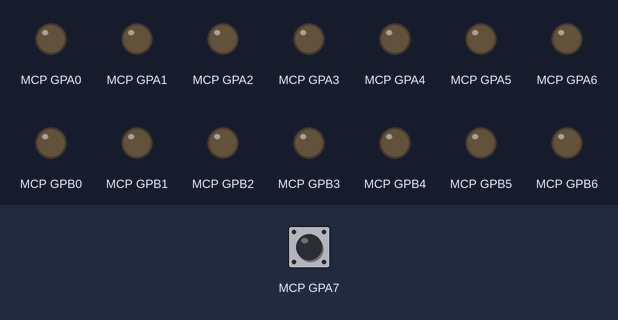
Recording of a program running on a simulated Raspberry Pi (BCM pin numbers). Shown: output pins drawn as LEDs (lit = HIGH). The inputs (shaded band) are chosen by the test bench; at power-on: MCP GPA7 HIGH.

Above: at 1.2 s.
1.3 s: MCP GPA7 pulled LOW for 0.15 s
At 1.7 s:
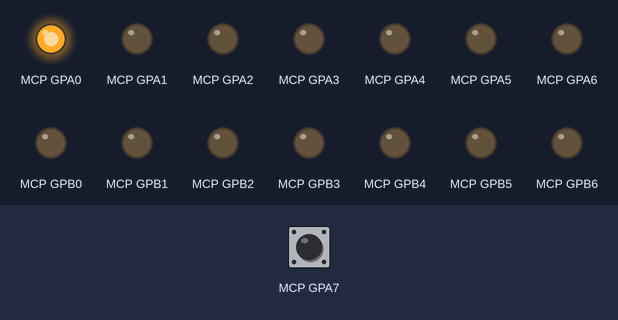
At 3.1 s:
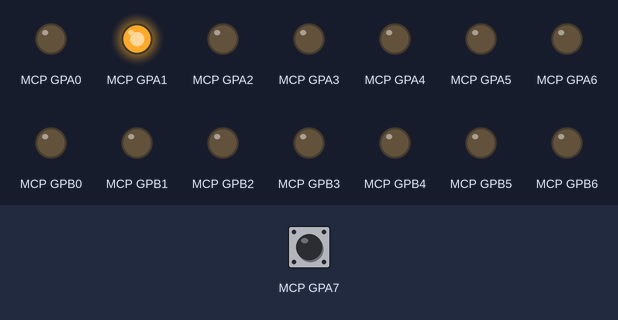
Timing chart, 0 to 10.4 s (numbered marks = the images above; inputs shaded):
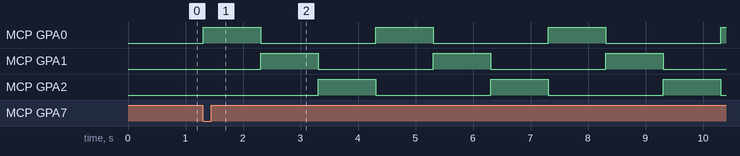

Measured:
- after the input at 1.3 s, MCP GPA0: alternates HIGH for 1.0 s and LOW for 2.0 s, starting at once; MCP GPA1: alternates HIGH for 1.0 s and LOW for 2.0 s, starting after 1.0 s; MCP GPA2: alternates HIGH for 1.0 s and LOW for 2.0 s, starting after 2.0 s

The program:

I2CLEDseqStart.py
```python
# 3 LEDs afwisselend 1s laten oplichten op GPA0, GPA1 en GPA2 poorten van MCP23017
# sequentie laten starten via een drukknop op poort GPA7 van de MCP23017
#
#  MCP23017      RPi
#  n°  pin    gpio  pin
#  ==============================
#   9  VDD          3V3
#  10  VSS          GND
#  12  SCL      3   SCL1
#  13  SDA      2   SDA1
#  15  A0           GND
#  16  A1           GND
#  17  A2           GND
#  18  RESET        3V3
#  ==============================
#  21  GPA0                LED1
#  22  GPA1                LED2
#  23  GPA2                LED3
# ===============================
#  28  GPA7                BUTTON
# ===============================

import smbus
import time

# I2C bus en adres
I2CBUS=1
I2CADR=0x20

# MCP23017 registers
IODIRA=0x00   # GPA poorten definieren als input (1) of output (0)
IODIRB=0x01   # GPB poorten definieren als input (1) of output (0)
GPPUA=0x0C    # GPA pullup activeren voor input
GPPUB=0x0D    # GPB pullup activeren voor input
GPIOA=0x12    # GPA poorten lezen
GPIOB=0x13    # GPB poorten lezen
OLATA=0x14    # GPA poorten schrijven
OLATB=0x15    # GPB poorten schrijven

# dictionary met MCP2307 GPA/GPB waarden van de leds
LEDS={'GPA0':0b00000001, 'GPA1':0b00000010, 'GPA2':0b00000100}

# button op GPA7
buttonPressed=False

try:
    # I2C bus initialiseren
    bus = smbus.SMBus(I2CBUS)

    # MCP23017 GPA/GPB poorten als output (0) definieren, GPA7 als input (1)
    bus.write_byte_data(I2CADR, IODIRA, 0b10000000)
    bus.write_byte_data(I2CADR, IODIRB, 0b00000000)

    # we maken gebruik van de interne pullup voor GPA7
    bus.write_byte_data(I2CADR, GPPUA, 0b10000000)

    # oneindige lus
    while True:

        # wachten op druk op knop
        while not buttonPressed:
            # waarde pins lezen
            data = bus.read_byte_data(I2CADR, GPIOA)
            # is button gedrukt ?
            if data & 128 == 0:
                buttonPressed = True
            else:
                # wachten
                time.sleep(0.1)

        # LEDs afwisselend aan/afzetten
        for poort, mask in LEDS.items():
            # 1 led aanzetten volgens mask
            if 'GPA' in poort:
                bus.write_byte_data(I2CADR, OLATA, mask)
                bus.write_byte_data(I2CADR, OLATB, 0b00000000)  # bank 1 afzetten
            else:
                bus.write_byte_data(I2CADR, OLATA, 0b00000000)  # bank 0 afzetten
                bus.write_byte_data(I2CADR, OLATB, mask)
            # wachten
            time.sleep(1)

except KeyboardInterrupt as E:
    print('Programma onderbroken met Ctrl-C')

except Exception as E:
    print('Fout: ', E)

finally:
    # leds afzetten
    bus.write_byte_data(I2CADR, OLATA, 0b00000000)
    bus.write_byte_data(I2CADR, OLATB, 0b00000000)
    # I2C bus afzetten
    bus.close()
```
